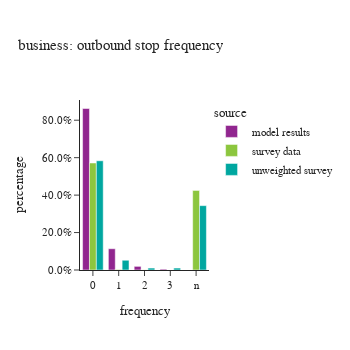
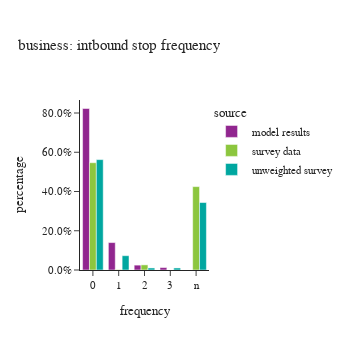
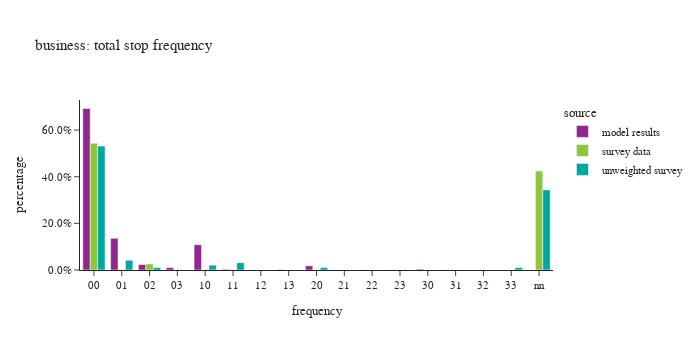

The notebook cell these images were saved under, in order:
### Code cell
#| layout: [[1,1], [1]]
plot_stop_frequency(df_plot, "business")

### Figure 1 — Plotly figure (JSON) as saved in the notebook; plotly's stock layout.template omitted (floating-point values rounded to 4 significant figures)
{"data": [{"alignmentgroup": "True", "hovertemplate": "source=model results<br>frequency=%{x}<br>percentage=%{y}<extra></extra>", "legendgroup": "model results", "marker": {"color": "#91268F", "pattern": {"shape": ""}}, "name": "model results", "offsetgroup": "model results", "orientation": "v", "showlegend": true, "textposition": "auto", "type": "bar", "x": ["0", "1", "2", "3"], "xaxis": "x", "y": [0.8626, 0.1136, 0.01942, 0.004441], "yaxis": "y"}, {"alignmentgroup": "True", "hovertemplate": "source=survey data<br>frequency=%{x}<br>percentage=%{y}<extra></extra>", "legendgroup": "survey data", "marker": {"color": "#8CC63E", "pattern": {"shape": ""}}, "name": "survey data", "offsetgroup": "survey data", "orientation": "v", "showlegend": true, "textposition": "auto", "type": "bar", "x": ["0", "1", "2", "3", "n"], "xaxis": "x", "y": [0.5715, 0.002908, 0.0006188, 0.0, 0.4249], "yaxis": "y"}, {"alignmentgroup": "True", "hovertemplate": "source=unweighted survey<br>frequency=%{x}<br>percentage=%{y}<extra></extra>", "legendgroup": "unweighted survey", "marker": {"color": "#00A7A0", "pattern": {"shape": ""}}, "name": "unweighted survey", "offsetgroup": "unweighted survey", "orientation": "v", "showlegend": true, "textposition": "auto", "type": "bar", "x": ["0", "1", "2", "3", "n"], "xaxis": "x", "y": [0.5833, 0.05208, 0.01042, 0.01042, 0.3438], "yaxis": "y"}], "layout": {"barmode": "group", "height": 350, "legend": {"title": {"text": "source"}, "tracegroupgap": 0}, "title": {"text": "business: outbound stop frequency"}, "width": 350, "xaxis": {"anchor": "y", "domain": [0.0, 1.0], "title": {"text": "frequency"}}, "yaxis": {"anchor": "x", "domain": [0.0, 1.0], "tickformat": ".1%", "title": {"text": "percentage"}}}}

### Figure 2 — Plotly figure (JSON) as saved in the notebook; plotly's stock layout.template omitted (floating-point values rounded to 4 significant figures)
{"data": [{"alignmentgroup": "True", "hovertemplate": "source=model results<br>frequency=%{x}<br>percentage=%{y}<extra></extra>", "legendgroup": "model results", "marker": {"color": "#91268F", "pattern": {"shape": ""}}, "name": "model results", "offsetgroup": "model results", "orientation": "v", "showlegend": true, "textposition": "auto", "type": "bar", "x": ["0", "1", "2", "3"], "xaxis": "x", "y": [0.823, 0.1398, 0.0248, 0.01249], "yaxis": "y"}, {"alignmentgroup": "True", "hovertemplate": "source=survey data<br>frequency=%{x}<br>percentage=%{y}<extra></extra>", "legendgroup": "survey data", "marker": {"color": "#8CC63E", "pattern": {"shape": ""}}, "name": "survey data", "offsetgroup": "survey data", "orientation": "v", "showlegend": true, "textposition": "auto", "type": "bar", "x": ["0", "1", "2", "3", "n"], "xaxis": "x", "y": [0.5466, 0.002293, 0.02616, 0.0, 0.4249], "yaxis": "y"}, {"alignmentgroup": "True", "hovertemplate": "source=unweighted survey<br>frequency=%{x}<br>percentage=%{y}<extra></extra>", "legendgroup": "unweighted survey", "marker": {"color": "#00A7A0", "pattern": {"shape": ""}}, "name": "unweighted survey", "offsetgroup": "unweighted survey", "orientation": "v", "showlegend": true, "textposition": "auto", "type": "bar", "x": ["0", "1", "2", "3", "n"], "xaxis": "x", "y": [0.5625, 0.07292, 0.01042, 0.01042, 0.3438], "yaxis": "y"}], "layout": {"barmode": "group", "height": 350, "legend": {"title": {"text": "source"}, "tracegroupgap": 0}, "title": {"text": "business: intbound stop frequency"}, "width": 350, "xaxis": {"anchor": "y", "domain": [0.0, 1.0], "title": {"text": "frequency"}}, "yaxis": {"anchor": "x", "domain": [0.0, 1.0], "tickformat": ".1%", "title": {"text": "percentage"}}}}

### Figure 3 — Plotly figure (JSON) as saved in the notebook; plotly's stock layout.template omitted (floating-point values rounded to 4 significant figures)
{"data": [{"alignmentgroup": "True", "hovertemplate": "source=model results<br>frequency=%{x}<br>percentage=%{y}<extra></extra>", "legendgroup": "model results", "marker": {"color": "#91268F", "pattern": {"shape": ""}}, "name": "model results", "offsetgroup": "model results", "orientation": "v", "showlegend": true, "textposition": "auto", "type": "bar", "x": ["00", "01", "02", "03", "10", "11", "12", "13", "20", "21", "22", "23", "30", "31", "32", "33"], "xaxis": "x", "y": [0.6926, 0.136, 0.02352, 0.01046, 0.1085, 0.002888, 0.0004979, 0.001693, 0.0182, 0.0003187, 0.0006373, 0.0002589, 0.003645, 0.0005776, 0.0001394, 7.967e-05], "yaxis": "y"}, {"alignmentgroup": "True", "hovertemplate": "source=survey data<br>frequency=%{x}<br>percentage=%{y}<extra></extra>", "legendgroup": "survey data", "marker": {"color": "#8CC63E", "pattern": {"shape": ""}}, "name": "survey data", "offsetgroup": "survey data", "orientation": "v", "showlegend": true, "textposition": "auto", "type": "bar", "x": ["00", "01", "02", "10", "11", "20", "33", "nn"], "xaxis": "x", "y": [0.5437, 0.001716, 0.02616, 0.002331, 0.0005775, 0.0006188, 0.0, 0.4249], "yaxis": "y"}, {"alignmentgroup": "True", "hovertemplate": "source=unweighted survey<br>frequency=%{x}<br>percentage=%{y}<extra></extra>", "legendgroup": "unweighted survey", "marker": {"color": "#00A7A0", "pattern": {"shape": ""}}, "name": "unweighted survey", "offsetgroup": "unweighted survey", "orientation": "v", "showlegend": true, "textposition": "auto", "type": "bar", "x": ["00", "01", "02", "10", "11", "20", "33", "nn"], "xaxis": "x", "y": [0.5312, 0.04167, 0.01042, 0.02083, 0.03125, 0.01042, 0.01042, 0.3438], "yaxis": "y"}], "layout": {"barmode": "group", "height": 350, "legend": {"title": {"text": "source"}, "tracegroupgap": 0}, "title": {"text": "business: total stop frequency"}, "width": 700, "xaxis": {"anchor": "y", "domain": [0.0, 1.0], "dtick": 1, "title": {"text": "frequency"}}, "yaxis": {"anchor": "x", "domain": [0.0, 1.0], "tickformat": ".1%", "title": {"text": "percentage"}}}}
